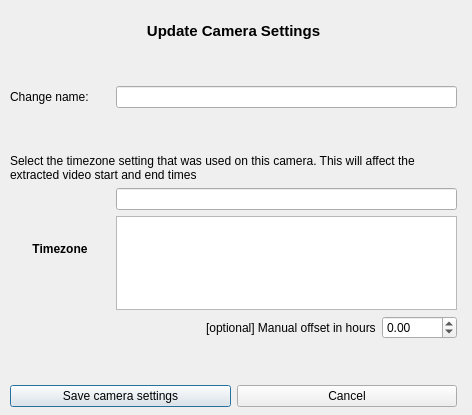
<?xml version="1.0" encoding="UTF-8"?>
<ui version="4.0">
 <class>Dialog</class>
 <widget class="QDialog" name="Dialog">
  <property name="geometry">
   <rect>
    <x>0</x>
    <y>0</y>
    <width>472</width>
    <height>415</height>
   </rect>
  </property>
  <property name="windowTitle">
   <string>Dialog</string>
  </property>
  <widget class="QWidget" name="layoutWidget">
   <property name="geometry">
    <rect>
     <x>10</x>
     <y>22</y>
     <width>447</width>
     <height>385</height>
    </rect>
   </property>
   <layout class="QVBoxLayout" name="verticalLayout_2">
    <item>
     <widget class="QLabel" name="label_camera">
      <property name="font">
       <font>
        <pointsize>11</pointsize>
        <weight>75</weight>
        <bold>true</bold>
       </font>
      </property>
      <property name="text">
       <string>Update Camera Settings</string>
      </property>
      <property name="textFormat">
       <enum>Qt::AutoText</enum>
      </property>
      <property name="alignment">
       <set>Qt::AlignBottom|Qt::AlignHCenter</set>
      </property>
     </widget>
    </item>
    <item>
     <spacer name="verticalSpacer_3">
      <property name="orientation">
       <enum>Qt::Vertical</enum>
      </property>
      <property name="sizeType">
       <enum>QSizePolicy::Fixed</enum>
      </property>
      <property name="sizeHint" stdset="0">
       <size>
        <width>20</width>
        <height>40</height>
       </size>
      </property>
     </spacer>
    </item>
    <item>
     <layout class="QHBoxLayout" name="horizontalLayout_2">
      <item>
       <widget class="QLabel" name="label_2">
        <property name="minimumSize">
         <size>
          <width>100</width>
          <height>0</height>
         </size>
        </property>
        <property name="text">
         <string>Change name: </string>
        </property>
       </widget>
      </item>
      <item>
       <widget class="QLineEdit" name="lineEdit_change_camera_name">
        <property name="sizePolicy">
         <sizepolicy hsizetype="Expanding" vsizetype="Fixed">
          <horstretch>0</horstretch>
          <verstretch>0</verstretch>
         </sizepolicy>
        </property>
        <property name="alignment">
         <set>Qt::AlignLeading|Qt::AlignLeft|Qt::AlignVCenter</set>
        </property>
       </widget>
      </item>
     </layout>
    </item>
    <item>
     <spacer name="verticalSpacer">
      <property name="orientation">
       <enum>Qt::Vertical</enum>
      </property>
      <property name="sizeType">
       <enum>QSizePolicy::Fixed</enum>
      </property>
      <property name="sizeHint" stdset="0">
       <size>
        <width>20</width>
        <height>40</height>
       </size>
      </property>
     </spacer>
    </item>
    <item>
     <widget class="QLabel" name="label_timezone_explanation">
      <property name="maximumSize">
       <size>
        <width>16777215</width>
        <height>16777215</height>
       </size>
      </property>
      <property name="text">
       <string>Select the timezone setting that was used on this camera. This will affect the extracted video start and end times</string>
      </property>
      <property name="wordWrap">
       <bool>true</bool>
      </property>
     </widget>
    </item>
    <item>
     <layout class="QHBoxLayout" name="horizontalLayout_4">
      <item>
       <widget class="QLabel" name="label_timezone">
        <property name="minimumSize">
         <size>
          <width>100</width>
          <height>0</height>
         </size>
        </property>
        <property name="font">
         <font>
          <weight>75</weight>
          <bold>true</bold>
         </font>
        </property>
        <property name="text">
         <string>Timezone</string>
        </property>
        <property name="alignment">
         <set>Qt::AlignCenter</set>
        </property>
       </widget>
      </item>
      <item>
       <layout class="QVBoxLayout" name="verticalLayout">
        <item>
         <widget class="QLineEdit" name="lineEdit_timezone"/>
        </item>
        <item>
         <widget class="QListWidget" name="listWidget_timezones"/>
        </item>
       </layout>
      </item>
     </layout>
    </item>
    <item>
     <spacer name="verticalSpacer_4">
      <property name="orientation">
       <enum>Qt::Vertical</enum>
      </property>
      <property name="sizeHint" stdset="0">
       <size>
        <width>20</width>
        <height>40</height>
       </size>
      </property>
     </spacer>
    </item>
    <item>
     <spacer name="verticalSpacer_5">
      <property name="orientation">
       <enum>Qt::Vertical</enum>
      </property>
      <property name="sizeHint" stdset="0">
       <size>
        <width>20</width>
        <height>40</height>
       </size>
      </property>
     </spacer>
    </item>
    <item>
     <layout class="QHBoxLayout" name="horizontalLayout">
      <item>
       <spacer name="horizontalSpacer">
        <property name="orientation">
         <enum>Qt::Horizontal</enum>
        </property>
        <property name="sizeHint" stdset="0">
         <size>
          <width>40</width>
          <height>20</height>
         </size>
        </property>
       </spacer>
      </item>
      <item>
       <widget class="QLabel" name="label">
        <property name="text">
         <string>[optional] Manual offset in hours</string>
        </property>
       </widget>
      </item>
      <item>
       <widget class="QDoubleSpinBox" name="doubleSpinBox_manual_offset">
        <property name="sizePolicy">
         <sizepolicy hsizetype="Maximum" vsizetype="Fixed">
          <horstretch>0</horstretch>
          <verstretch>0</verstretch>
         </sizepolicy>
        </property>
        <property name="buttonSymbols">
         <enum>QAbstractSpinBox::UpDownArrows</enum>
        </property>
        <property name="showGroupSeparator" stdset="0">
         <bool>false</bool>
        </property>
        <property name="minimum">
         <double>-9999.000000000000000</double>
        </property>
        <property name="singleStep">
         <double>0.500000000000000</double>
        </property>
       </widget>
      </item>
     </layout>
    </item>
    <item>
     <spacer name="verticalSpacer_2">
      <property name="orientation">
       <enum>Qt::Vertical</enum>
      </property>
      <property name="sizeType">
       <enum>QSizePolicy::Fixed</enum>
      </property>
      <property name="sizeHint" stdset="0">
       <size>
        <width>20</width>
        <height>40</height>
       </size>
      </property>
     </spacer>
    </item>
    <item>
     <layout class="QHBoxLayout" name="horizontalLayout_3">
      <item>
       <widget class="QPushButton" name="pushButton_save_camera_settings">
        <property name="enabled">
         <bool>true</bool>
        </property>
        <property name="text">
         <string>Save camera settings</string>
        </property>
        <property name="default">
         <bool>false</bool>
        </property>
        <property name="flat">
         <bool>false</bool>
        </property>
       </widget>
      </item>
      <item>
       <widget class="QPushButton" name="pushButton_cancel_camera_settings">
        <property name="text">
         <string>Cancel</string>
        </property>
       </widget>
      </item>
     </layout>
    </item>
   </layout>
  </widget>
 </widget>
 <resources/>
 <connections/>
</ui>
